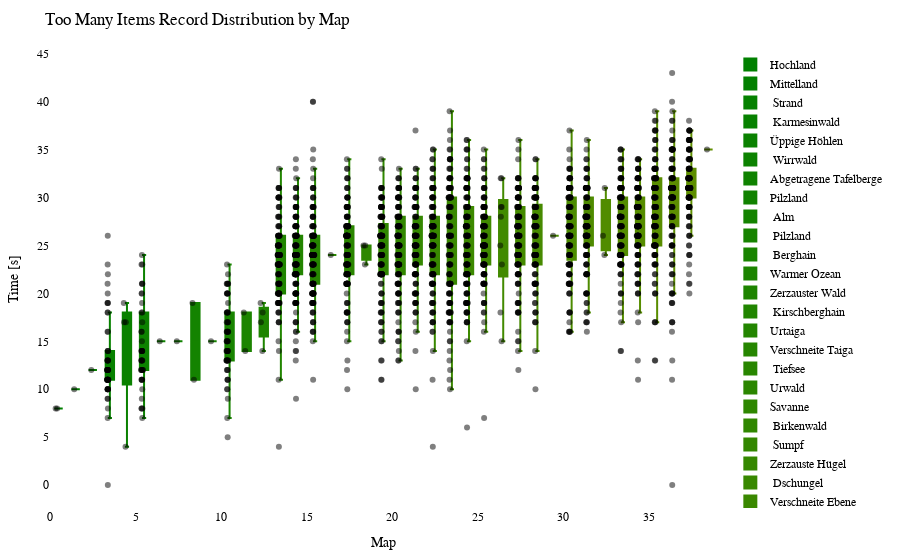

Notebook source saved alongside this figure:
### Code cell
import plotly.graph_objects as go
import plotly.io as pio

df = getRecordsDataframe(minigame="Sammelwahn")

# sort df columns by mean value 
df = df.reindex(df.mean().sort_values().index, axis=1)

# drop sum column
df = df.drop(columns=["Sum"])

# remove "Punkte" from all columns
df.columns = df.columns.str.replace('Punkte', '')

cmap = LinearSegmentedColormap.from_list("green_orange", ["green", "orange"])
colors = [to_hex(cmap(i / (num_columns - 1))) for i in range(num_columns)]

# Calculate the offset for centering the data points
num_columns = len(df.columns)
offset = 0.5

# Create a Swarm plot using Plotly
fig = go.Figure()

for i, (column, color) in enumerate(zip(df.columns, colors)):
    x_values = [i + offset] * len(df[column])  # Adjust x-values with offset for horizontal centering
    fig.add_trace(go.Box(x=x_values,
                         y=df[column],
                         name=column,
                         boxpoints='all',
                         pointpos=-0.5,  # Adjust point position to prevent overlapping
                         marker=dict(color='rgba(0,0,0,0.5)', size=6),  # Adjust marker color and size
                         line=dict(color=color),
                         fillcolor=color,
                         hovertext=df_to_html.index,
                         hoverinfo='name+text+y',
                         showlegend=True))

fig.update_layout(title="Too Many Items Record Distribution by Map",
                  xaxis=dict(title="Map"),
                  yaxis=dict(title="Time [s]"),
                  showlegend=True,
                  font=dict(family="Arial", size=12, color="black"),  # Customize font
                  plot_bgcolor="white",  # Set background color
                  margin=dict(l=50, r=50, t=50, b=50),  # Adjust margins for better layout
                  )

pio.show(fig)

pio.write_html(fig, "out/sammel_swarm_plot.html")

### Figure 1 — Plotly figure (JSON) as saved in the notebook; plotly's stock layout.template omitted (floating-point values rounded to 4 significant figures; data arrays with more than 128 entries replaced by an {"elided": "..."} marker saying what was removed)
{"data": [{"boxpoints": "all", "fillcolor": "#008000", "hoverinfo": "name+text+y", "hovertext": {"elided": "155 str values"}, "line": {"color": "#008000"}, "marker": {"color": "rgba(0,0,0,0.5)", "size": 6}, "name": "Hochland", "pointpos": -0.5, "showlegend": true, "type": "box", "x": {"elided": "155 float values"}, "y": {"elided": "155 int values"}}, {"boxpoints": "all", "fillcolor": "#028000", "hoverinfo": "name+text+y", "hovertext": {"elided": "155 str values"}, "line": {"color": "#028000"}, "marker": {"color": "rgba(0,0,0,0.5)", "size": 6}, "name": "Mittelland", "pointpos": -0.5, "showlegend": true, "type": "box", "x": {"elided": "155 float values"}, "y": {"elided": "155 int values"}}, {"boxpoints": "all", "fillcolor": "#058100", "hoverinfo": "name+text+y", "hovertext": {"elided": "155 str values"}, "line": {"color": "#058100"}, "marker": {"color": "rgba(0,0,0,0.5)", "size": 6}, "name": " Strand", "pointpos": -0.5, "showlegend": true, "type": "box", "x": {"elided": "155 float values"}, "y": {"elided": "155 int values"}}, {"boxpoints": "all", "fillcolor": "#078100", "hoverinfo": "name+text+y", "hovertext": {"elided": "155 str values"}, "line": {"color": "#078100"}, "marker": {"color": "rgba(0,0,0,0.5)", "size": 6}, "name": " Karmesinwald", "pointpos": -0.5, "showlegend": true, "type": "box", "x": {"elided": "155 float values"}, "y": {"elided": "155 int values"}}, {"boxpoints": "all", "fillcolor": "#0a8100", "hoverinfo": "name+text+y", "hovertext": {"elided": "155 str values"}, "line": {"color": "#0a8100"}, "marker": {"color": "rgba(0,0,0,0.5)", "size": 6}, "name": "Üppige Höhlen", "pointpos": -0.5, "showlegend": true, "type": "box", "x": {"elided": "155 float values"}, "y": {"elided": "155 int values"}}, {"boxpoints": "all", "fillcolor": "#0c8200", "hoverinfo": "name+text+y", "hovertext": {"elided": "155 str values"}, "line": {"color": "#0c8200"}, "marker": {"color": "rgba(0,0,0,0.5)", "size": 6}, "name": " Wirrwald", "pointpos": -0.5, "showlegend": true, "type": "box", "x": {"elided": "155 float values"}, "y": {"elided": "155 int values"}}, {"boxpoints": "all", "fillcolor": "#0f8200", "hoverinfo": "name+text+y", "hovertext": {"elided": "155 str values"}, "line": {"color": "#0f8200"}, "marker": {"color": "rgba(0,0,0,0.5)", "size": 6}, "name": "Abgetragene Tafelberge", "pointpos": -0.5, "showlegend": true, "type": "box", "x": {"elided": "155 float values"}, "y": {"elided": "155 int values"}}, {"boxpoints": "all", "fillcolor": "#118200", "hoverinfo": "name+text+y", "hovertext": {"elided": "155 str values"}, "line": {"color": "#118200"}, "marker": {"color": "rgba(0,0,0,0.5)", "size": 6}, "name": "Pilzland", "pointpos": -0.5, "showlegend": true, "type": "box", "x": {"elided": "155 float values"}, "y": {"elided": "155 int values"}}, {"boxpoints": "all", "fillcolor": "#148300", "hoverinfo": "name+text+y", "hovertext": {"elided": "155 str values"}, "line": {"color": "#148300"}, "marker": {"color": "rgba(0,0,0,0.5)", "size": 6}, "name": " Alm", "pointpos": -0.5, "showlegend": true, "type": "box", "x": {"elided": "155 float values"}, "y": {"elided": "155 int values"}}, {"boxpoints": "all", "fillcolor": "#178300", "hoverinfo": "name+text+y", "hovertext": {"elided": "155 str values"}, "line": {"color": "#178300"}, "marker": {"color": "rgba(0,0,0,0.5)", "size": 6}, "name": " Pilzland", "pointpos": -0.5, "showlegend": true, "type": "box", "x": {"elided": "155 float values"}, "y": {"elided": "155 int values"}}, {"boxpoints": "all", "fillcolor": "#198400", "hoverinfo": "name+text+y", "hovertext": {"elided": "155 str values"}, "line": {"color": "#198400"}, "marker": {"color": "rgba(0,0,0,0.5)", "size": 6}, "name": " Berghain", "pointpos": -0.5, "showlegend": true, "type": "box", "x": {"elided": "155 float values"}, "y": {"elided": "155 int values"}}, {"boxpoints": "all", "fillcolor": "#1c8400", "hoverinfo": "name+text+y", "hovertext": {"elided": "155 str values"}, "line": {"color": "#1c8400"}, "marker": {"color": "rgba(0,0,0,0.5)", "size": 6}, "name": "Warmer Ozean", "pointpos": -0.5, "showlegend": true, "type": "box", "x": {"elided": "155 float values"}, "y": {"elided": "155 int values"}}, {"boxpoints": "all", "fillcolor": "#1e8400", "hoverinfo": "name+text+y", "hovertext": {"elided": "155 str values"}, "line": {"color": "#1e8400"}, "marker": {"color": "rgba(0,0,0,0.5)", "size": 6}, "name": "Zerzauster Wald", "pointpos": -0.5, "showlegend": true, "type": "box", "x": {"elided": "155 float values"}, "y": {"elided": "155 int values"}}, {"boxpoints": "all", "fillcolor": "#218500", "hoverinfo": "name+text+y", "hovertext": {"elided": "155 str values"}, "line": {"color": "#218500"}, "marker": {"color": "rgba(0,0,0,0.5)", "size": 6}, "name": " Kirschberghain", "pointpos": -0.5, "showlegend": true, "type": "box", "x": {"elided": "155 float values"}, "y": {"elided": "155 int values"}}, {"boxpoints": "all", "fillcolor": "#238500", "hoverinfo": "name+text+y", "hovertext": {"elided": "155 str values"}, "line": {"color": "#238500"}, "marker": {"color": "rgba(0,0,0,0.5)", "size": 6}, "name": "Urtaiga", "pointpos": -0.5, "showlegend": true, "type": "box", "x": {"elided": "155 float values"}, "y": {"elided": "155 int values"}}, {"boxpoints": "all", "fillcolor": "#268600", "hoverinfo": "name+text+y", "hovertext": {"elided": "155 str values"}, "line": {"color": "#268600"}, "marker": {"color": "rgba(0,0,0,0.5)", "size": 6}, "name": "Verschneite Taiga", "pointpos": -0.5, "showlegend": true, "type": "box", "x": {"elided": "155 float values"}, "y": {"elided": "155 int values"}}, {"boxpoints": "all", "fillcolor": "#288600", "hoverinfo": "name+text+y", "hovertext": {"elided": "155 str values"}, "line": {"color": "#288600"}, "marker": {"color": "rgba(0,0,0,0.5)", "size": 6}, "name": " Tiefsee", "pointpos": -0.5, "showlegend": true, "type": "box", "x": {"elided": "155 float values"}, "y": {"elided": "155 int values"}}, {"boxpoints": "all", "fillcolor": "#2b8600", "hoverinfo": "name+text+y", "hovertext": {"elided": "155 str values"}, "line": {"color": "#2b8600"}, "marker": {"color": "rgba(0,0,0,0.5)", "size": 6}, "name": "Urwald", "pointpos": -0.5, "showlegend": true, "type": "box", "x": {"elided": "155 float values"}, "y": {"elided": "155 int values"}}, {"boxpoints": "all", "fillcolor": "#2e8700", "hoverinfo": "name+text+y", "hovertext": {"elided": "155 str values"}, "line": {"color": "#2e8700"}, "marker": {"color": "rgba(0,0,0,0.5)", "size": 6}, "name": "Savanne", "pointpos": -0.5, "showlegend": true, "type": "box", "x": {"elided": "155 float values"}, "y": {"elided": "155 int values"}}, {"boxpoints": "all", "fillcolor": "#308700", "hoverinfo": "name+text+y", "hovertext": {"elided": "155 str values"}, "line": {"color": "#308700"}, "marker": {"color": "rgba(0,0,0,0.5)", "size": 6}, "name": " Birkenwald", "pointpos": -0.5, "showlegend": true, "type": "box", "x": {"elided": "155 float values"}, "y": {"elided": "155 int values"}}, {"boxpoints": "all", "fillcolor": "#338700", "hoverinfo": "name+text+y", "hovertext": {"elided": "155 str values"}, "line": {"color": "#338700"}, "marker": {"color": "rgba(0,0,0,0.5)", "size": 6}, "name": " Sumpf", "pointpos": -0.5, "showlegend": true, "type": "box", "x": {"elided": "155 float values"}, "y": {"elided": "155 int values"}}, {"boxpoints": "all", "fillcolor": "#358800", "hoverinfo": "name+text+y", "hovertext": {"elided": "155 str values"}, "line": {"color": "#358800"}, "marker": {"color": "rgba(0,0,0,0.5)", "size": 6}, "name": "Zerzauste Hügel", "pointpos": -0.5, "showlegend": true, "type": "box", "x": {"elided": "155 float values"}, "y": {"elided": "155 int values"}}, {"boxpoints": "all", "fillcolor": "#388800", "hoverinfo": "name+text+y", "hovertext": {"elided": "155 str values"}, "line": {"color": "#388800"}, "marker": {"color": "rgba(0,0,0,0.5)", "size": 6}, "name": " Dschungel", "pointpos": -0.5, "showlegend": true, "type": "box", "x": {"elided": "155 float values"}, "y": {"elided": "155 int values"}}, {"boxpoints": "all", "fillcolor": "#3a8800", "hoverinfo": "name+text+y", "hovertext": {"elided": "155 str values"}, "line": {"color": "#3a8800"}, "marker": {"color": "rgba(0,0,0,0.5)", "size": 6}, "name": "Verschneite Ebene", "pointpos": -0.5, "showlegend": true, "type": "box", "x": {"elided": "155 float values"}, "y": {"elided": "155 int values"}}, {"boxpoints": "all", "fillcolor": "#3d8900", "hoverinfo": "name+text+y", "hovertext": {"elided": "155 str values"}, "line": {"color": "#3d8900"}, "marker": {"color": "rgba(0,0,0,0.5)", "size": 6}, "name": " Taiga", "pointpos": -0.5, "showlegend": true, "type": "box", "x": {"elided": "155 float values"}, "y": {"elided": "155 int values"}}, {"boxpoints": "all", "fillcolor": "#408900", "hoverinfo": "name+text+y", "hovertext": {"elided": "155 str values"}, "line": {"color": "#408900"}, "marker": {"color": "rgba(0,0,0,0.5)", "size": 6}, "name": " Bambusdschungel", "pointpos": -0.5, "showlegend": true, "type": "box", "x": {"elided": "155 float values"}, "y": {"elided": "155 int values"}}, {"boxpoints": "all", "fillcolor": "#428a00", "hoverinfo": "name+text+y", "hovertext": {"elided": "155 str values"}, "line": {"color": "#428a00"}, "marker": {"color": "rgba(0,0,0,0.5)", "size": 6}, "name": "Blumenwald", "pointpos": -0.5, "showlegend": true, "type": "box", "x": {"elided": "155 float values"}, "y": {"elided": "155 int values"}}, {"boxpoints": "all", "fillcolor": "#458a00", "hoverinfo": "name+text+y", "hovertext": {"elided": "155 str values"}, "line": {"color": "#458a00"}, "marker": {"color": "rgba(0,0,0,0.5)", "size": 6}, "name": " Wald", "pointpos": -0.5, "showlegend": true, "type": "box", "x": {"elided": "155 float values"}, "y": {"elided": "155 int values"}}, {"boxpoints": "all", "fillcolor": "#478a00", "hoverinfo": "name+text+y", "hovertext": {"elided": "155 str values"}, "line": {"color": "#478a00"}, "marker": {"color": "rgba(0,0,0,0.5)", "size": 6}, "name": "Zerzauste Savanne", "pointpos": -0.5, "showlegend": true, "type": "box", "x": {"elided": "155 float values"}, "y": {"elided": "155 int values"}}, {"boxpoints": "all", "fillcolor": "#4a8b00", "hoverinfo": "name+text+y", "hovertext": {"elided": "155 str values"}, "line": {"color": "#4a8b00"}, "marker": {"color": "rgba(0,0,0,0.5)", "size": 6}, "name": "Savannenhochebene", "pointpos": -0.5, "showlegend": true, "type": "box", "x": {"elided": "155 float values"}, "y": {"elided": "155 int values"}}, {"boxpoints": "all", "fillcolor": "#4c8b00", "hoverinfo": "name+text+y", "hovertext": {"elided": "155 str values"}, "line": {"color": "#4c8b00"}, "marker": {"color": "rgba(0,0,0,0.5)", "size": 6}, "name": " Savannenhochebene", "pointpos": -0.5, "showlegend": true, "type": "box", "x": {"elided": "155 float values"}, "y": {"elided": "155 int values"}}, {"boxpoints": "all", "fillcolor": "#4f8b00", "hoverinfo": "name+text+y", "hovertext": {"elided": "155 str values"}, "line": {"color": "#4f8b00"}, "marker": {"color": "rgba(0,0,0,0.5)", "size": 6}, "name": "Dichter Wald", "pointpos": -0.5, "showlegend": true, "type": "box", "x": {"elided": "155 float values"}, "y": {"elided": "155 int values"}}, {"boxpoints": "all", "fillcolor": "#518c00", "hoverinfo": "name+text+y", "hovertext": {"elided": "155 str values"}, "line": {"color": "#518c00"}, "marker": {"color": "rgba(0,0,0,0.5)", "size": 6}, "name": " Sonnenblumenebene", "pointpos": -0.5, "showlegend": true, "type": "box", "x": {"elided": "155 float values"}, "y": {"elided": "155 int values"}}, {"boxpoints": "all", "fillcolor": "#548c00", "hoverinfo": "name+text+y", "hovertext": {"elided": "155 str values"}, "line": {"color": "#548c00"}, "marker": {"color": "rgba(0,0,0,0.5)", "size": 6}, "name": "Lichter Dschungel", "pointpos": -0.5, "showlegend": true, "type": "box", "x": {"elided": "155 float values"}, "y": {"elided": "155 int values"}}, {"boxpoints": "all", "fillcolor": "#578d00", "hoverinfo": "name+text+y", "hovertext": {"elided": "155 str values"}, "line": {"color": "#578d00"}, "marker": {"color": "rgba(0,0,0,0.5)", "size": 6}, "name": "Sonnenblumenebene", "pointpos": -0.5, "showlegend": true, "type": "box", "x": {"elided": "155 float values"}, "y": {"elided": "155 int values"}}, {"boxpoints": "all", "fillcolor": "#598d00", "hoverinfo": "name+text+y", "hovertext": {"elided": "155 str values"}, "line": {"color": "#598d00"}, "marker": {"color": "rgba(0,0,0,0.5)", "size": 6}, "name": " Ebene", "pointpos": -0.5, "showlegend": true, "type": "box", "x": {"elided": "155 float values"}, "y": {"elided": "155 int values"}}, {"boxpoints": "all", "fillcolor": "#5c8d00", "hoverinfo": "name+text+y", "hovertext": {"elided": "155 str values"}, "line": {"color": "#5c8d00"}, "marker": {"color": "rgba(0,0,0,0.5)", "size": 6}, "name": " Savanne", "pointpos": -0.5, "showlegend": true, "type": "box", "x": {"elided": "155 float values"}, "y": {"elided": "155 int values"}}, {"boxpoints": "all", "fillcolor": "#5e8e00", "hoverinfo": "name+text+y", "hovertext": {"elided": "155 str values"}, "line": {"color": "#5e8e00"}, "marker": {"color": "rgba(0,0,0,0.5)", "size": 6}, "name": " Blumenwald", "pointpos": -0.5, "showlegend": true, "type": "box", "x": {"elided": "155 float values"}, "y": {"elided": "155 int values"}}, {"boxpoints": "all", "fillcolor": "#618e00", "hoverinfo": "name+text+y", "hovertext": {"elided": "155 str values"}, "line": {"color": "#618e00"}, "marker": {"color": "rgba(0,0,0,0.5)", "size": 6}, "name": " Tropfsteinhöhlen", "pointpos": -0.5, "showlegend": true, "type": "box", "x": {"elided": "155 float values"}, "y": {"elided": "155 int values"}}], "layout": {"font": {"color": "black", "family": "Arial", "size": 12}, "margin": {"b": 50, "l": 50, "r": 50, "t": 50}, "plot_bgcolor": "white", "showlegend": true, "title": {"text": "Too Many Items Record Distribution by Map"}, "xaxis": {"title": {"text": "Map"}}, "yaxis": {"title": {"text": "Time [s]"}}}}
